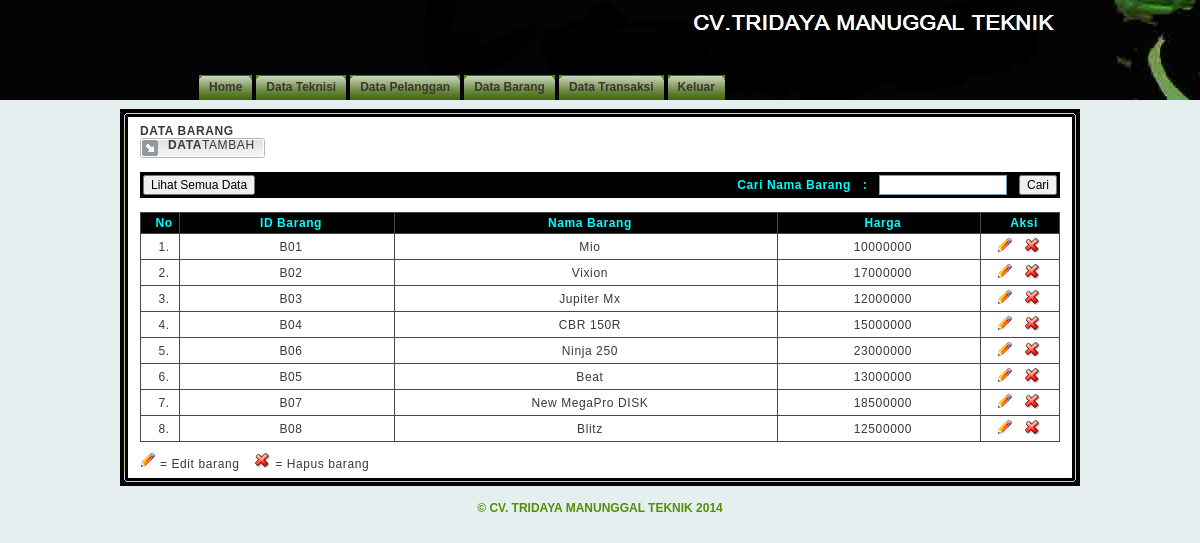
Before: /admin.php?page=barang_mgr (signed in) with the older database file.
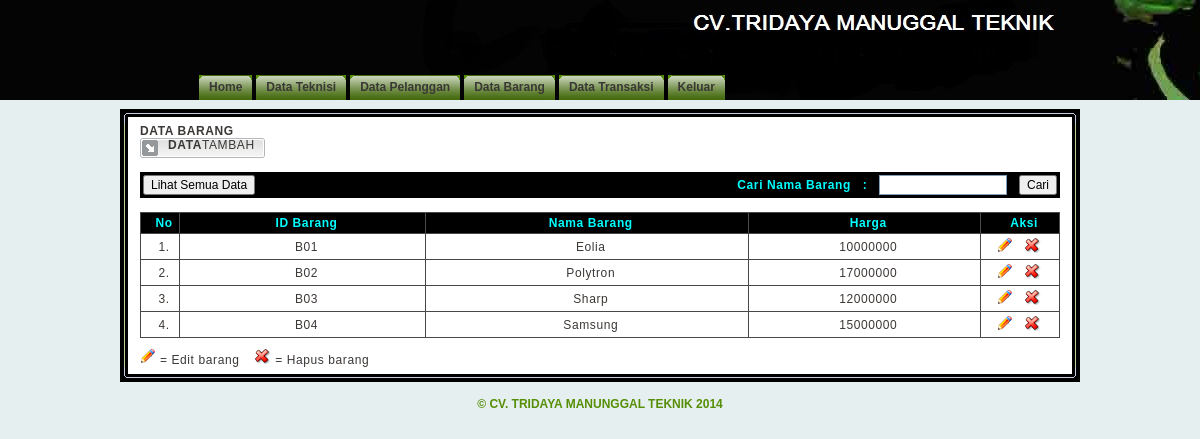
After: the same page with the newer database file.
### tables this page shows
CREATE TABLE `barang` (
  `id_barang` varchar(3) NOT NULL,
  `id_merek` int(11) NOT NULL,
  `nama_barang` varchar(50) NOT NULL,
  `harga` int(11) NOT NULL,
  PRIMARY KEY (`id_barang`)
);

### include/class.php (called while the page is built, shortened)
<?php
class barang {
    function tampilbarang() {
        $query = mysql_query("SELECT * FROM barang");
        while ($row = mysql_fetch_array($query))
            $data[] = $row;
        return $data;
    }
}
?>

### barang_mgr.php (the view, shortened to what this page needs)
<?php
include_once 'include/class.php';
$sup = new barang();
?>
<b>DATA BARANG</b>
<div class="subnav">
    <table border="0" cellspacing="0" cellpadding="0">
        <tr>
            <td><img src="images/tabdata01.gif" /></td>
            <td class="tabsubnav">
                <b>DATA</b><a href="?page=addbarang">TAMBAH</a>
            </td>
            <td><img src="images/tabdata03.gif" /></td>
        </tr>
    </table>
</div><br />
<table class="tabholder"  border="0" cellspacing="0" cellpadding="3">
    <tr class="tabhead">
        <td width="40%">
            <form method="post" action="?page=barang_mgr" onsubmit="if (this.q.value)
                        return true;
                    else
                        return false;">
                <input name="sb" type="submit" class="button" value="Lihat Semua Data">
            </form>
        </td>
        <td width="60%" align="right">
            <form method="post" action="?page=barang_mgr" onsubmit="if (this.q.value)
                        return true;
                    else
                        return false;">
                <input type="hidden" name="do" value="find" /><b>Cari Nama Barang &nbsp; : &nbsp;</b>
                <input class="tfield"  type="text" name="q" title="Masukkan kata kunci pencarian." />&nbsp;&nbsp;
                <input name="submit" type="submit" class="button" value="Cari" />
            </form>
        </td>
    </tr>
</table>
<br>
<table class="tabholder" border="0" cellspacing="1" cellpadding="0">
    <tr class="tabhead">
        <td align="center" width="30" class="tabtxt">No</td>
        <td align="center" class="tabtxt">ID Barang</td>
        <td align="center" class="tabtxt">Nama Barang</td>
        <td align="center" class="tabtxt">Harga</td>
        <td align="center" width="70" class="tabtxt">Aksi</td>
    </tr>
    <?php
    $arrayangsur = $sup->tampilbarang();
    if (count($arrayangsur)) {
        foreach ($arrayangsur as $data) {
            ?>
            <tr class="tabcont">
                <td class="tabtxt" align="center"><?php echo $c = $c + 1; ?>.</td>
                <td class="tabtxt" align="center"><?php echo $data['id_barang']; ?></td>
                <td class="tabtxt" align="center"><?php echo $data['nama_barang']; ?></td>
                <td class="tabtxt" align="center"><?php echo $data['harga']; ?></td>
                <td align="left">
                    <div class="tabtxt imghref">
                        <span class="dashnav">&nbsp;</span>
                        <a href="?page=edit_barang&aksi=edit&id_barang=<?php echo $data['id_barang']; ?>">
                            <img src="images/ico_edit.gif" class="ico" border="0" title="Edit" />
                        </a>
                        <span class="dashnav">&nbsp;</span>
                        <a href="?page=edit_barang&aksi=hapus&id_barang=<?php echo $data['id_barang']; ?>">
                            <img src="images/ico_del.gif" class="ico" border="0" title="Hapus" onClick="return confirm('Apakah Anda Yakin?');"/>
                        </a>
                    </div>
                </td>
            </tr>
            <?php
        }
    } else {
        echo 'Nama Barang Tidak Ada!';
    }
    ?>
</table>
<img src="images/ico_edit.gif" border="0" title="Edit" /> = Edit barang &nbsp;&nbsp;
<img src="images/ico_del.gif" border="0" title="Delete" /> = Hapus barang

### admin.php (shortened to what this page needs)
<?php
include_once 'include/class.php';
?>
<!DOCTYPE html PUBLIC "-//W3C//DTD XHTML 1.0 Transitional//EN" "http://www.w3.org/TR/xhtml1/DTD/xhtml1-transitional.dtd">
<html xmlns="http://www.w3.org/1999/xhtml">
    <head>
            <link href="css/style2.css" rel="stylesheet" type="text/css">
                </head>
                <body>
                    <div id="pagehandler">
                        <div class="navpost">
                            <div id="navigate">
                                <?php include "menu.php"; ?>
                            </div>
                        </div>
                        <div class="rbox01">&nbsp;</div>
                        <div class="rbox02">
                            <?php include "isi.php"; ?>
                        </div>
                        <div class="rbox03">&nbsp;</div>
                        <div id="footer">
                            <b>&copy; CV. TRIDAYA MANUNGGAL TEKNIK 2014</b><br />
                        </div>
                    </div>
                </body>
                </html>

### menu.php (shortened to what this page needs)
<ul>
    <li><a href="?page=home">Home</a></li>
    <li><a href="?page=teknisi_mgr">Data Teknisi</a></li>
    <li><a href="?page=customer_mgr">Data Pelanggan</a></li>
    <li><a href="?page=barang_mgr">Data Barang</a></li>
    <li><a href="?page=detail_mg">Data Transaksi</a></li>
    <li><a href="?page=logout">Keluar</a></li>
</ul>

### isi.php (shortened to what this page needs)
<?php
include_once 'include/class.php';
$page = htmlentities($_GET['page']);
$halaman = "$page.php";
if (!file_exists($halaman) || empty($page)) {
    include "home.php";
} else {
    include "$halaman";
}
?>

### css/style2.css (style rules this page uses)
html, body { margin: 0; padding: 0; background: #e5efef url(../images/header.jpg) top repeat-x; font: 12px Tahoma, Arial, "Trebuchet MS"; color: #3C3836; }
a { text-decoration: underline; color: #FF7E00; }
.tabsubnav { background-image: url(../images/tabdata02bg.gif); background-repeat: repeat-x; color: #3A3835; vertical-align: top; }
.tabsubnav a { text-decoration: none; color: #3A3835; }
#pagehandler { margin: 0 auto; width: 960px; }
.navpost { height: 26px; padding: 63px 0 20px 0; }
#navigate { height: 26px; margin: 0; padding: 0 0 0 60px; }
#navigate ul { margin: 0; padding: 5px 0 0 15px; list-style: none; }
#navigate li { float: left; background: url(../images/nav_left.gif) no-repeat left top; margin: 7px 0 0 4px; padding: 0 0 0 5px; }
#navigate a { display: block; background: url(../images/nav_right_2.gif) no-repeat right top; padding: 5px 10px 8px 5px; color: #3A3835; font-weight: bold; text-decoration: none; }
.rbox01 { background: url(../images/top_box.gif) top no-repeat; height: 15px; }
.rbox02 { background: url(../images/side_box.gif) repeat-y; padding: 0 20px 0 20px; line-height: 16px; letter-spacing: 0.05em; font: 12px Tahoma, Arial, "Trebuchet MS"; }
.rbox02 form { margin: 0; padding: 0; }
.tabholder { width: 100%; background: #4A4846; }
.tabhead { background-color: #000000; font-weight: bold; color: #0FF; }
.tabcont { background: #FFF; }
.tabtxt { padding: 3px 0 3px 8px; }
.tabtxt a { text-decoration: none; }
.rbox03 { background: url(../images/bottom_box.gif) bottom no-repeat; height: 15px; }
.tfield { background: #FFF; width: 120px; font-family: Tahoma, Arial, "Trebuchet MS"; font-size: 12px; font-weight: normal; padding: 2px 3px 2px 3px; border: 1px solid #7F9DB9; }
.button { font-size: 12px; }
#footer { height: 45px; text-align: center; padding: 15px 0 0; font-size: 12px; color: #568E06; }
html>body #navigate { margin: 0 0 30px 0; }

Changed rows visible on the page:
removed barang: c "5", id_barang "B06", nama_barang "Ninja 250", harga "23000000"
removed barang: c "6", id_barang "B05", nama_barang "Beat", harga "13000000"
removed barang: c "7", id_barang "B07", nama_barang "New MegaPro DISK", harga "18500000"
removed barang: c "8", id_barang "B08", nama_barang "Blitz", harga "12500000"
changed barang "B01": nama_barang "Mio" → "Eolia"
changed barang "B02": nama_barang "Vixion" → "Polytron"
changed barang "B03": nama_barang "Jupiter Mx" → "Sharp"
changed barang "B04": nama_barang "CBR 150R" → "Samsung"
